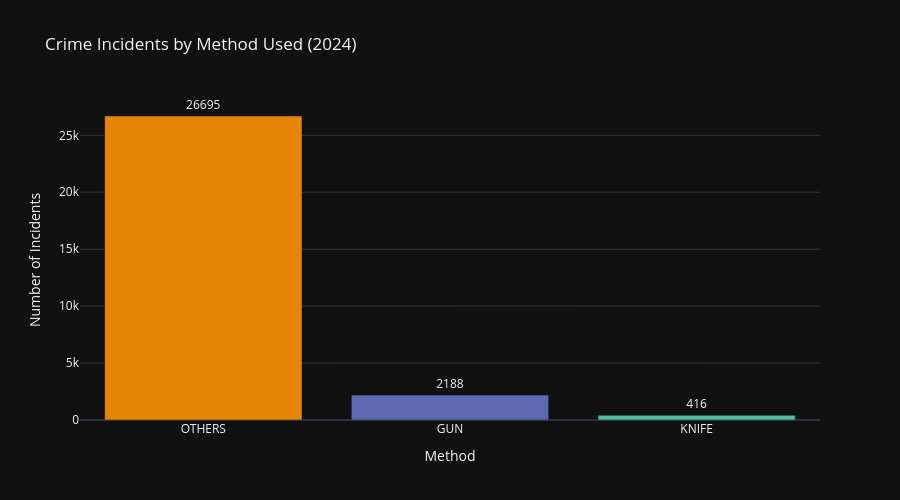

Notebook code cell kept with this figure:
### Code cell
method_counts = df['METHOD'].value_counts().reset_index()
method_counts.columns = ['Method', 'Count']

fig4 = px.bar(
    method_counts,
    x='Method',
    y='Count',
    title='Crime Incidents by Method Used (2024)',
    color='Method',
    color_discrete_sequence=px.colors.qualitative.Vivid,
    labels={'Count': 'Number of Incidents'},
    template='plotly_dark',
    text='Count'
)
fig4.update_traces(textposition='outside')
fig4.update_layout(height=500, showlegend=False)
fig4.show()

### Figure 1 — Plotly figure (JSON) as saved in the notebook; plotly's stock layout.template omitted (floating-point values rounded to 4 significant figures)
{"data": [{"hovertemplate": "Method=%{x}<br>Number of Incidents=%{text}<extra></extra>", "legendgroup": "OTHERS", "marker": {"color": "rgb(229, 134, 6)", "pattern": {"shape": ""}}, "name": "OTHERS", "orientation": "v", "showlegend": true, "text": [26700.0], "textposition": "outside", "type": "bar", "x": ["OTHERS"], "xaxis": "x", "y": [26695], "yaxis": "y"}, {"hovertemplate": "Method=%{x}<br>Number of Incidents=%{text}<extra></extra>", "legendgroup": "GUN", "marker": {"color": "rgb(93, 105, 177)", "pattern": {"shape": ""}}, "name": "GUN", "orientation": "v", "showlegend": true, "text": [2188.0], "textposition": "outside", "type": "bar", "x": ["GUN"], "xaxis": "x", "y": [2188], "yaxis": "y"}, {"hovertemplate": "Method=%{x}<br>Number of Incidents=%{text}<extra></extra>", "legendgroup": "KNIFE", "marker": {"color": "rgb(82, 188, 163)", "pattern": {"shape": ""}}, "name": "KNIFE", "orientation": "v", "showlegend": true, "text": [416.0], "textposition": "outside", "type": "bar", "x": ["KNIFE"], "xaxis": "x", "y": [416], "yaxis": "y"}], "layout": {"barmode": "relative", "height": 500, "legend": {"title": {"text": "Method"}, "tracegroupgap": 0}, "showlegend": false, "title": {"text": "Crime Incidents by Method Used (2024)"}, "xaxis": {"anchor": "y", "categoryarray": ["OTHERS", "GUN", "KNIFE"], "categoryorder": "array", "domain": [0, 1], "title": {"text": "Method"}}, "yaxis": {"anchor": "x", "domain": [0, 1], "title": {"text": "Number of Incidents"}}}}
